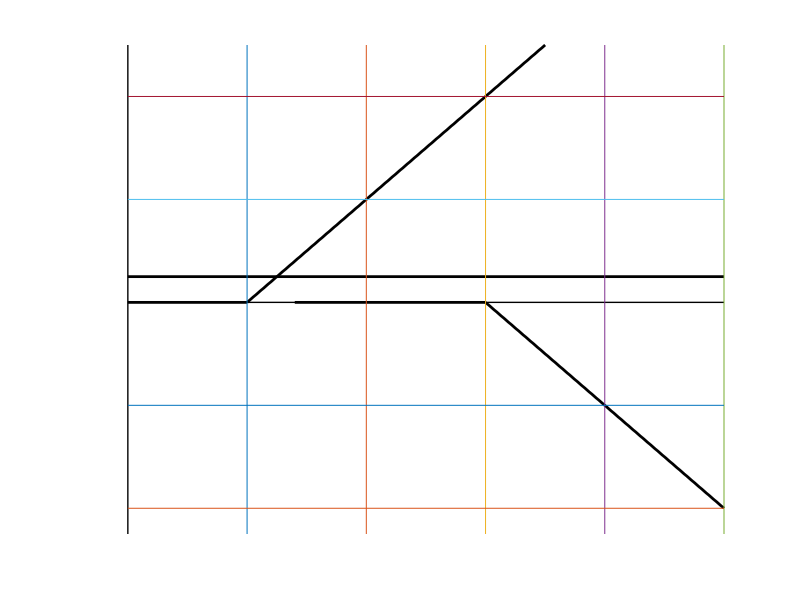
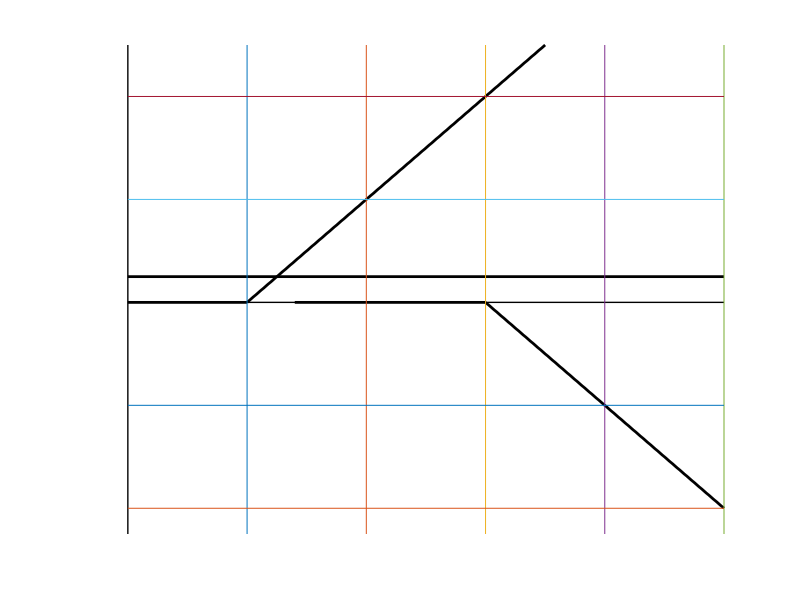

These figures' MATLAB source, in order:
#bodeMagnitude

clf
hold on


A=@(f) -1.778.*(1+j.*f./100)./(1+j.*f/10000);


%actual curve
f=10:10:1000000;
%plot(log10(f),20*log10(abs(A(f))),"linewidth",3,"color","black")

%bode sections
plot([log10(10),log10(1000000)],[20*log10(1.778),20*log10(1.778)],"linewidth",2,"color","black")

plot([1,2],[0,0],"linewidth",2,"color","black")
plot([2,4.5],[0,50],"linewidth",2,"color","black")

plot([2.4,4],[0,0],"linewidth",2,"color","black")
plot([4,6],[0,-40],"linewidth",2,"color","black")

%axis
plot([1,6],[0,0],"linewidth",1,"color","black")
plot([1,1],[50,-45],"linewidth",1,"color","black")

% x,y-axis
tx=[2,3,4,5,6];
ty=[20,40,-20,-40];

for x=tx
plot([x,x],[-45,50])
endfor

for y=ty
plot([1,6],[y,y])
endfor

axis([0.8,6,-45,50])
grid off
axis off

print -demf bodeMagnitudeA.emf
print -deps bodeMagnitudeA.eps



